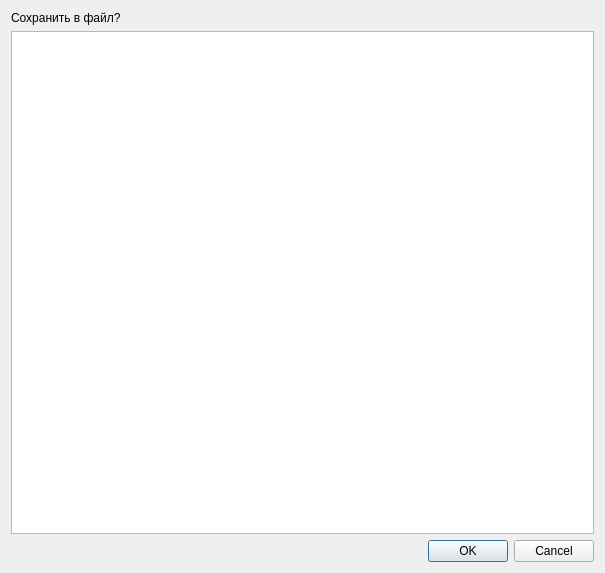
<?xml version="1.0" encoding="UTF-8"?>
<ui version="4.0">
 <class>Result_Presenter</class>
 <widget class="QDialog" name="Result_Presenter">
  <property name="geometry">
   <rect>
    <x>0</x>
    <y>0</y>
    <width>605</width>
    <height>573</height>
   </rect>
  </property>
  <property name="windowTitle">
   <string>Dialog</string>
  </property>
  <layout class="QVBoxLayout" name="verticalLayout">
   <item>
    <widget class="QLabel" name="label">
     <property name="text">
      <string>Сохранить в файл?</string>
     </property>
    </widget>
   </item>
   <item>
    <widget class="QTableWidget" name="tableWidget"/>
   </item>
   <item>
    <widget class="QDialogButtonBox" name="buttonBox">
     <property name="orientation">
      <enum>Qt::Horizontal</enum>
     </property>
     <property name="standardButtons">
      <set>QDialogButtonBox::Cancel|QDialogButtonBox::Ok</set>
     </property>
    </widget>
   </item>
  </layout>
 </widget>
 <resources/>
 <connections>
  <connection>
   <sender>buttonBox</sender>
   <signal>accepted()</signal>
   <receiver>Result_Presenter</receiver>
   <slot>accept()</slot>
   <hints>
    <hint type="sourcelabel">
     <x>248</x>
     <y>254</y>
    </hint>
    <hint type="destinationlabel">
     <x>157</x>
     <y>274</y>
    </hint>
   </hints>
  </connection>
  <connection>
   <sender>buttonBox</sender>
   <signal>rejected()</signal>
   <receiver>Result_Presenter</receiver>
   <slot>reject()</slot>
   <hints>
    <hint type="sourcelabel">
     <x>316</x>
     <y>260</y>
    </hint>
    <hint type="destinationlabel">
     <x>286</x>
     <y>274</y>
    </hint>
   </hints>
  </connection>
 </connections>
</ui>
